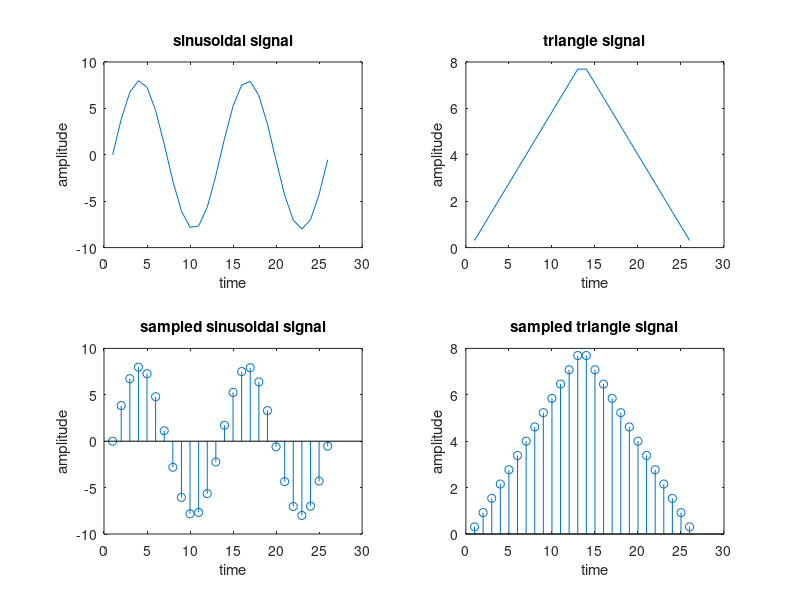
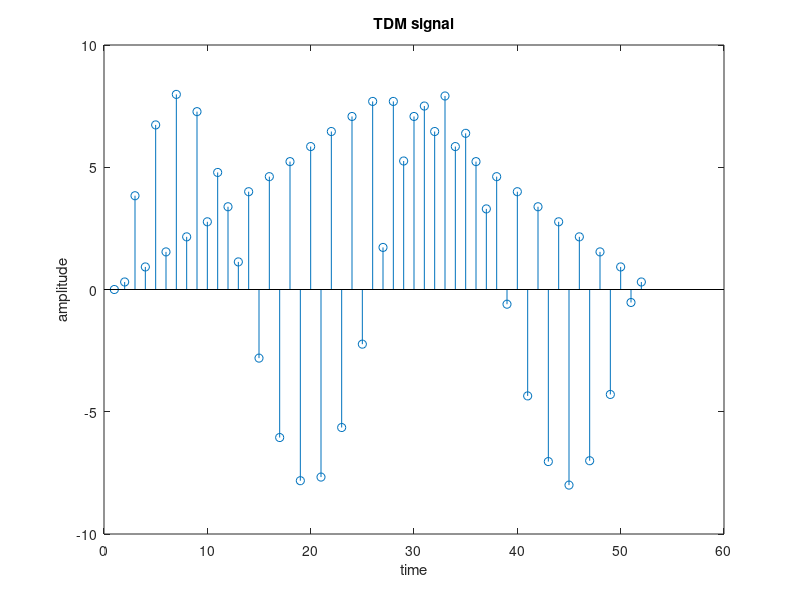
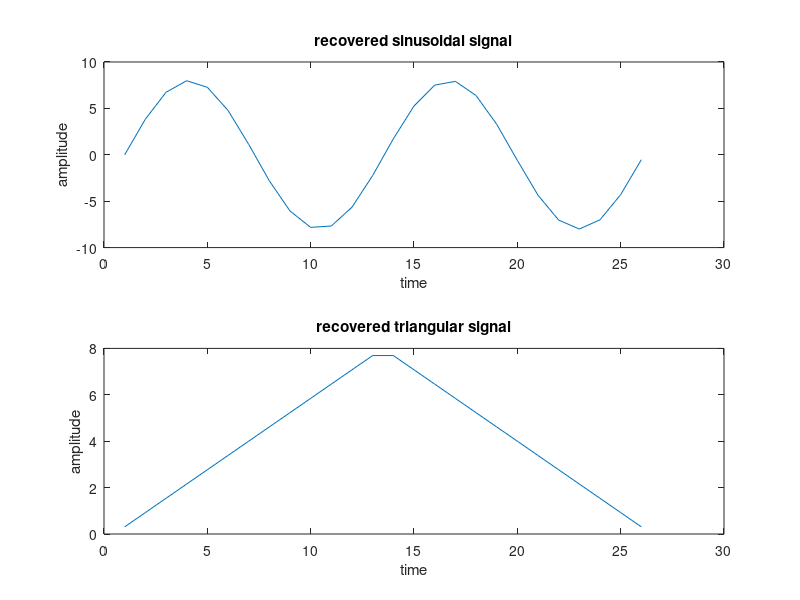

Write MATLAB code to recreate these figures, in order.
clc;
close all;
clear all;
x=0:0.5:4*pi;
sig1=8*sin(x);
l=length(sig1);
sig2=8*triang(l);
subplot(2,2,1);
plot(sig1);
title('sinusoidal signal');
ylabel('amplitude');
xlabel('time');
subplot(2,2,2);
plot(sig2);
title('triangle signal');
ylabel('amplitude');
xlabel('time');
subplot(2,2,3);
stem(sig1);
title('sampled sinusoidal signal');
ylabel('amplitude');
xlabel('time');
subplot(2,2,4);
stem(sig2);
title('sampled triangle signal');
ylabel('amplitude')
xlabel('time');
l1=length(sig1);
l2=length(sig2);
for i=1:l1
    sig(1,i)=sig1(i);
    sig(2,i)=sig2(i);
end
tdmsig=reshape(sig,1,2*l1);
figure
stem(tdmsig);
title('TDM signal');
ylabel('amplitude');
xlabel('time');
demux=reshape(tdmsig,2,l1);
for i=1:l1
    sig3(i)=demux(1,i);
    sig4(i)=demux(2,i);
end
figure
subplot(2,1,1);
plot(sig3);
title('recovered sinusoidal signal');
ylabel('amplitude');
xlabel('time');
subplot(2,1,2);
plot(sig4);
title('recovered triangular signal');
ylabel('amplitude');
xlabel('time');